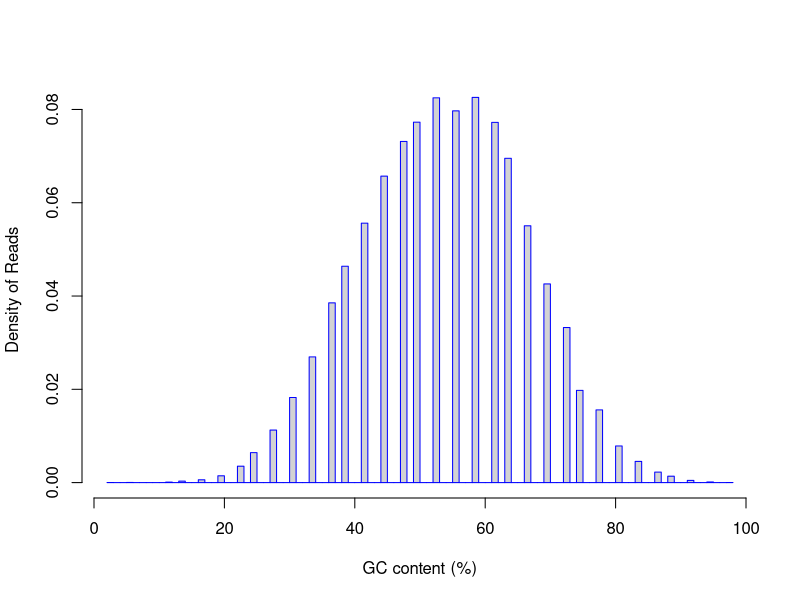

Write R code to recreate this figure.
pdf("/Users/olgabotvinnik/workspace/rna-seq-diff-exprn/test-results/rseqc/LNCaP_2/rseqc.GC_plot.pdf")
gc=rep(c(5.56,13.89,11.11,58.33,44.44,41.67,52.78,88.89,38.89,69.44,30.56,91.67,63.89,66.67,86.11,19.44,50.00,77.78,2.78,47.22,75.00,27.78,25.00,83.33,97.22,80.56,61.11,36.11,22.22,16.67,72.22,94.44,55.56,33.33),times=c(2,21,7,5617,4469,3783,5611,93,3155,2897,1241,32,4729,3745,153,99,5256,1060,1,4975,1345,766,437,309,1,534,5253,2621,239,41,2261,9,5421,1833))
hist(gc,probability=T,breaks=100,xlab="GC content (%)",ylab="Density of Reads",border="blue",main="")
dev.off()
